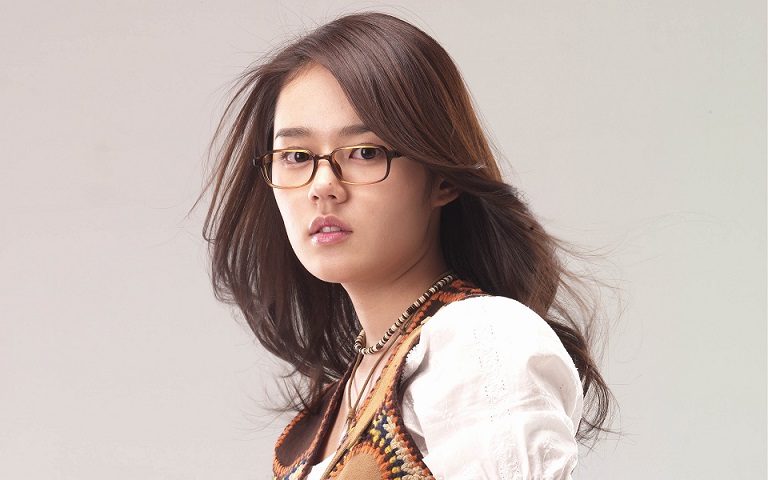
//> input picture test.jpg, 768 x 480 px
$ ./main-026   (built with g++ and OpenCV 4)
//> lines starting //> are read from the running program, lines starting //| are printed output that depends on the picture
#include <opencv2/opencv.hpp>
#include <iostream>
#include <cmath>

using namespace std;
using namespace cv;

int main(int argc, char** argv) {
	Mat src = imread("//home//fang//下载//opencv基础代码和ppt//test.jpg");
//> src is the input picture: 480 rows x 768 cols, CV_8UC3; mean B, G, R 175, 180.8, 194.8
	if (!src.data) {
		printf("could not load image...\n");
		return -1;
	}
	char INPUT_T[] = "input image";
	char OUTPUT_T[] = "histogram demo";
	namedWindow(INPUT_T, CV_WINDOW_AUTOSIZE);
	namedWindow(OUTPUT_T, CV_WINDOW_AUTOSIZE);
	imshow(INPUT_T, src);


	vector<Mat> bgr_planes;
	split(src, bgr_planes);//使用OpenCV函数 split() 将图像分割成3个单通道图像
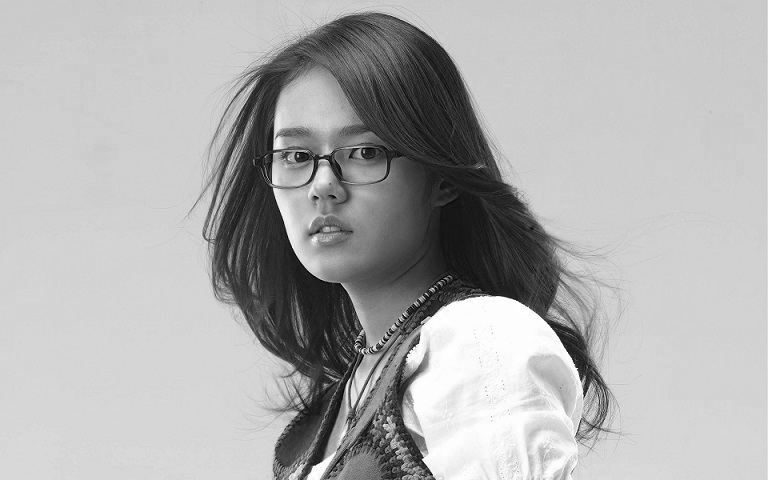
//> bgr_planes[0]: 480 rows x 768 cols, CV_8UC1; min 0, max 255, mean 175
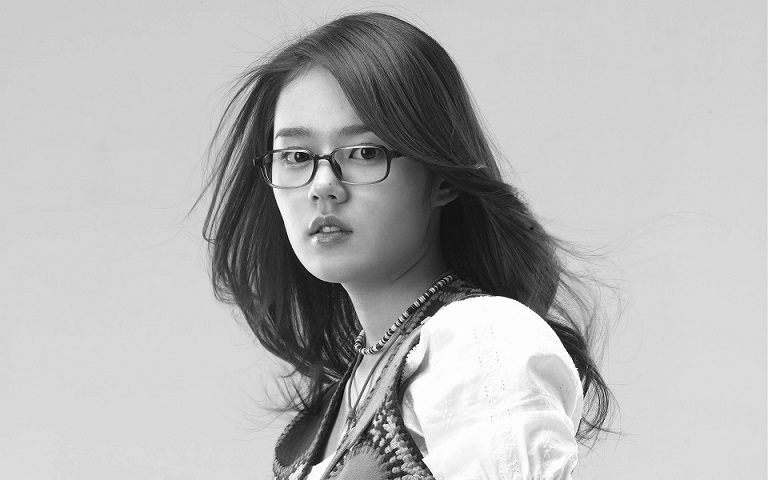
//> bgr_planes[1]: 480 rows x 768 cols, CV_8UC1; min 0, max 255, mean 180.8
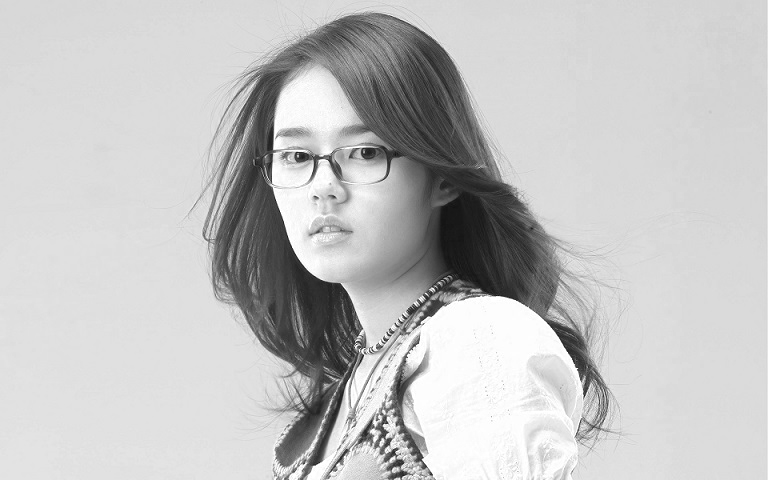
//> bgr_planes[2]: 480 rows x 768 cols, CV_8UC1; min 17, max 255, mean 194.8
	//imshow("single channel demo", bgr_planes[0]);
   // cout << bgr_planes[0];


	int histSize = 256;
	float range[] = { 0, 256 };//设定像素取值范围，我们知道像素值的范围是 [0,255]；

    //使用OpenCV函数calcHist() 分别计算三个通道的直方图；
    const float *histRanges = { range };
	Mat b_hist, g_hist, r_hist;
	calcHist(&bgr_planes[0], 1, 0, Mat(), b_hist, 1, &histSize, &histRanges, true, false);
//> b_hist = 256 values, max 23590 at index 204, min 5 at index 4, mean 1440
	calcHist(&bgr_planes[1], 1, 0, Mat(), g_hist, 1, &histSize, &histRanges, true, false);
//> g_hist = 256 values, max 23869 at index 210, min 1 at index 2, mean 1440
	calcHist(&bgr_planes[2], 1, 0, Mat(), r_hist, 1, &histSize, &histRanges, true, false);
//> r_hist = 256 values, max 25937 at index 219, min 0 at index 0, mean 1440

    // render histogram chart创建显示直方图的画布并使用 normalize() 函数归一化直方图；
	int hist_h = 600;
	int hist_w = 600;
	int bin_w = hist_w / histSize;
	Mat histImage(hist_w, hist_h, CV_8UC3, Scalar(0, 0, 0));
	normalize(b_hist, b_hist, 0, hist_h, NORM_MINMAX, -1, Mat());
//> b_hist = 256 values, max 600 at index 204, min 0 at index 4, mean 36.51
	normalize(g_hist, g_hist, 0, hist_h, NORM_MINMAX, -1, Mat());
//> g_hist = 256 values, max 600 at index 210, min 0 at index 2, mean 36.17
	normalize(r_hist, r_hist, 0, hist_h, NORM_MINMAX, -1, Mat());
//> r_hist = 256 values, max 600 at index 219, min 0 at index 0, mean 33.31


	for (int i = 1; i < histSize; i++) {
		line(histImage, Point((i - 1)*bin_w, hist_h - cvRound(b_hist.at<float>(i - 1))),
			Point((i)*bin_w, hist_h - cvRound(b_hist.at<float>(i))), Scalar(255, 0, 0), 2, LINE_AA);

		line(histImage, Point((i - 1)*bin_w, hist_h - cvRound(g_hist.at<float>(i - 1))),
			Point((i)*bin_w, hist_h - cvRound(g_hist.at<float>(i))), Scalar(0, 255, 0), 2, LINE_AA);

		line(histImage, Point((i - 1)*bin_w, hist_h - cvRound(r_hist.at<float>(i - 1))),
			Point((i)*bin_w, hist_h - cvRound(r_hist.at<float>(i))), Scalar(0, 0, 255), 2, LINE_AA);
	}
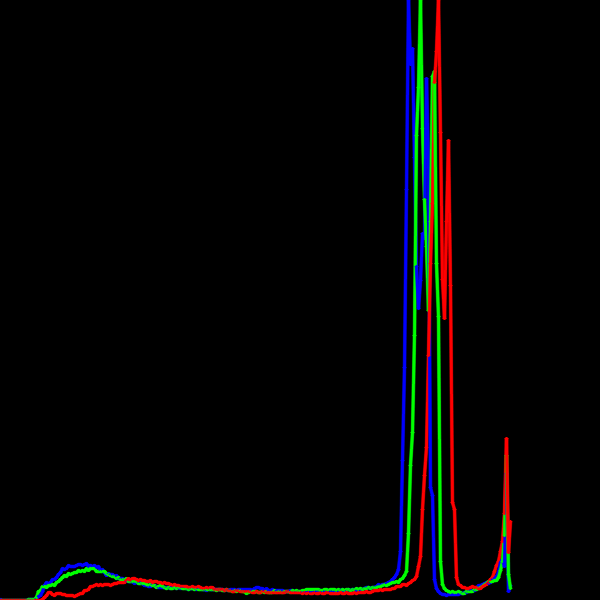
//> histImage: 600 rows x 600 cols, CV_8UC3; mean B, G, R 3.8, 4.4, 4.7
	imshow(OUTPUT_T, histImage);


	char outfile[100];
	sprintf(outfile, "//home//fang//下载//opencv基础代码和ppt//calcHistt_26.jpg");
	imwrite(outfile, histImage);

	waitKey(0);
	return 0;
}
